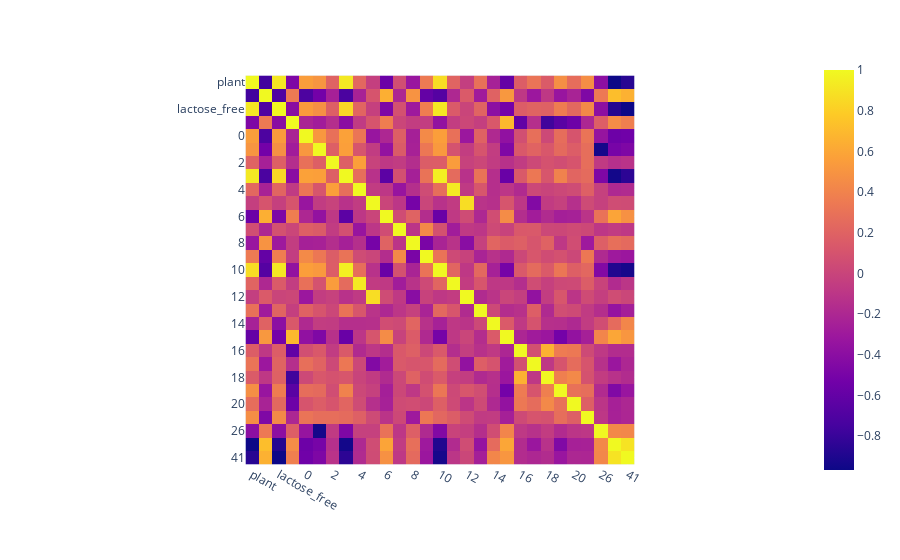

Here is the notebook cell this chart was saved with:
### Code cell
uncorrelated_instruments = list(map(lambda x: x.split(',')[0], correlated_instruments))
print(uncorrelated_instruments)
px.imshow(product_data[uncorrelated_instruments].corr())

### Figure 1 — Plotly figure (JSON) as saved in the notebook; plotly's stock layout.template omitted (floating-point values rounded to 4 significant figures; data arrays with more than 128 entries replaced by an {"elided": "..."} marker saying what was removed)
{"data": [{"coloraxis": "coloraxis", "hovertemplate": "x: %{x}<br>y: %{y}<br>color: %{z}<extra></extra>", "name": "0", "type": "heatmap", "x": ["plant", "fat_content", "lactose_free", "ultrapasteurized", "0", "1", "2", "3", "4", "5", "6", "7", "8", "9", "10", "11", "12", "13", "14", "15", "16", "17", "18", "19", "20", "21", "26", "31", "41"], "xaxis": "x", "y": ["plant", "fat_content", "lactose_free", "ultrapasteurized", "0", "1", "2", "3", "4", "5", "6", "7", "8", "9", "10", "11", "12", "13", "14", "15", "16", "17", "18", "19", "20", "21", "26", "31", "41"], "yaxis": "y", "z": {"elided": "29x29 float values"}}], "layout": {"coloraxis": {"colorscale": [[0, "#0d0887"], [0.1111, "#46039f"], [0.2222, "#7201a8"], [0.3333, "#9c179e"], [0.4444, "#bd3786"], [0.5556, "#d8576b"], [0.6667, "#ed7953"], [0.7778, "#fb9f3a"], [0.8889, "#fdca26"], [1, "#f0f921"]]}, "margin": {"t": 60}, "xaxis": {"anchor": "y", "constrain": "domain", "domain": [0, 1], "scaleanchor": "y"}, "yaxis": {"anchor": "x", "autorange": "reversed", "constrain": "domain", "domain": [0, 1]}}}
